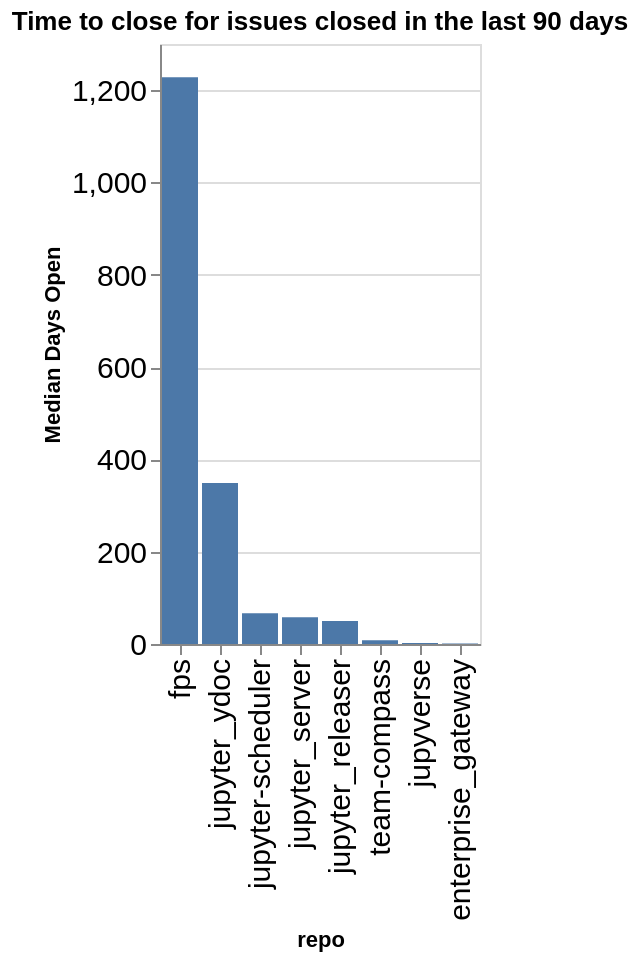

Notebook code for this chart:
### Code cell
time_open = closed.groupby(['org', 'repo']).agg({'time_open': 'median'}).reset_index()
time_open['time_open'] = time_open['time_open'] / (60 * 60 * 24)
time_open['org/repo'] = time_open.apply(lambda a: a['org'] + '/' + a['repo'], axis=1)
sorted_vals = time_open.sort_values(['org', 'time_open'], ascending=False)['repo'].values
alt.Chart(data=time_open, title=f"Time to close for issues closed in the last {n_days} days").mark_bar().encode(
    x=alt.X('repo', sort=alt.Sort(sorted_vals.tolist())),
    y=alt.Y('time_open', title="Median Days Open"),
)

### Figure 1 — Vega-Lite specification as saved in the notebook (floating-point values rounded to 4 significant figures)
{"config": {"axisLeft": {"labelFontSize": 15}, "axisBottom": {"labelFontSize": 15}}, "data": {"name": "data-75ce6a9c3bd1e34cd0182ea1c69caa77"}, "mark": {"type": "bar"}, "encoding": {"x": {"field": "repo", "sort": ["fps", "jupyter_ydoc", "jupyter-scheduler", "jupyter_server", "jupyter_releaser", "team-compass", "jupyverse", "enterprise_gateway"], "type": "nominal"}, "y": {"field": "time_open", "title": "Median Days Open", "type": "quantitative"}}, "title": "Time to close for issues closed in the last 90 days", "$schema": "https://vega.github.io/schema/vega-lite/v5.20.1.json", "datasets": {"data-75ce6a9c3bd1e34cd0182ea1c69caa77": [{"org": "jupyter-server", "repo": "enterprise_gateway", "time_open": 1.08, "org/repo": "jupyter-server/enterprise_gateway"}, {"org": "jupyter-server", "repo": "fps", "time_open": 1228.0, "org/repo": "jupyter-server/fps"}, {"org": "jupyter-server", "repo": "jupyter-scheduler", "time_open": 66.84, "org/repo": "jupyter-server/jupyter-scheduler"}, {"org": "jupyter-server", "repo": "jupyter_releaser", "time_open": 49.91, "org/repo": "jupyter-server/jupyter_releaser"}, {"org": "jupyter-server", "repo": "jupyter_server", "time_open": 57.99, "org/repo": "jupyter-server/jupyter_server"}, {"org": "jupyter-server", "repo": "jupyter_ydoc", "time_open": 349.0, "org/repo": "jupyter-server/jupyter_ydoc"}, {"org": "jupyter-server", "repo": "jupyverse", "time_open": 2.198, "org/repo": "jupyter-server/jupyverse"}, {"org": "jupyter-server", "repo": "team-compass", "time_open": 8.338, "org/repo": "jupyter-server/team-compass"}]}}
